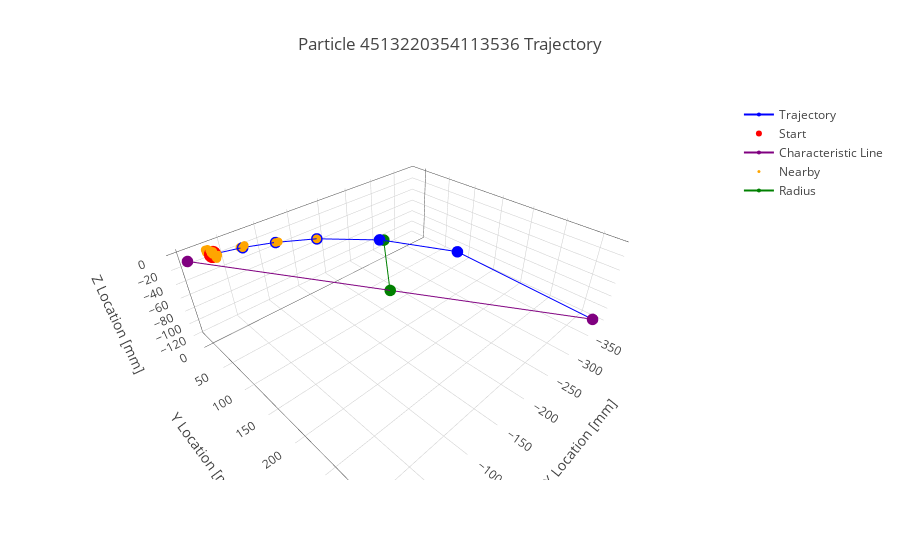

Notebook cell for this chart:
### Markdown cell above
## Plot Everything Together

### Code cell
row = 98

rd,ri = find_rd_ri(row)
solid_angle = solid_angle(rd,ri)
print ('Solid Angle: {0}'. format(solid_angle))

track  = plot_trajectory(row)
start  = plot_starting(row)
line   = plot_characteristic_line(row)
rd     = plot_rd(row)
near   = plot_nearby(row)
layout = plot_chart_attributes(row)

data = []
data.append(track)
data.append(start)
data.append(line)
data.append(near)
data.append(rd)

fig = go.Figure(data = data, layout = layout)
offline.iplot(fig)

### Figure 1 — Plotly figure (JSON) as saved in the notebook; plotly's stock layout.template omitted (floating-point values rounded to 4 significant figures)
{"data": [{"marker": {"color": "blue", "size": 4}, "mode": "lines+markers", "name": "Trajectory", "type": "scatter3d", "x": [-31.31, -70.81, -115.4, -171.5, -258.5, -253.3, -334.8, -380.8], "y": [-7.216, -11.56, -10.3, 1.136, 42.7, 39.2, 120.3, 320.1], "z": [-7.061, -15.91, -25.76, -37.82, -57.58, -56.44, -76.74, -117.7]}, {"marker": {"color": "red", "size": 6}, "mode": "markers", "name": "Start", "type": "scatter3d", "x": [-31.31], "y": [-7.216], "z": [-7.061]}, {"marker": {"color": "purple", "size": 4}, "mode": "lines+markers", "name": "Characteristic Line", "type": "scatter3d", "x": [0, -380.8], "y": [0, 320.1], "z": [0, -117.7]}, {"marker": {"color": "orange", "size": 3}, "mode": "markers", "name": "Nearby", "type": "scatter3d", "x": [-33.38, -30.79, -29.03, -30.56, -29.57, -32.67, -29.27, -28.88, -31.62, -31.31, -30.78, -31.12, -32.15, -34.24, -32.44, -30.61, -30.45, -29.55, -33.42, -29.01, -31.16, -31.12, -31.03, -32.02, -27.87, -28.2, -28.07, -31.21, -30.09, -31.29, -29.34, -30.62, -29.79, -30.04, -28.4, -32.05, -31.93, -31.88, -32.06, -70.81, -71.64, -71.8, -70.53, -70.35, -116.5, -115.4, -171.5, -258.5, -253.3, -258.5, -253.3, -334.8, -380.8], "y": [-1.276, -8.692, -13.74, -9.347, -12.18, -3.322, -13.03, -14.17, -6.332, -7.214, -8.732, -7.746, -4.797, 1.159, -3.988, -9.203, -9.659, -12.23, -1.173, -13.79, -7.643, -7.756, -8.006, -5.172, -16.73, -16.37, -16.52, -13.0, -14.25, -12.91, -15.09, -13.66, -14.59, -14.3, -16.14, -1.168, 1.054, 1.835, -1.239, -11.56, -8.159, -7.518, -17.98, -18.37, -4.833, -10.29, 1.135, 42.69, 39.17, 42.69, 39.17, 120.4, 320.1], "z": [-6.516, -9.091, -8.06, -6.946, -6.974, -6.799, -3.463, -2.572, -10.65, -7.059, -5.915, -4.537, -9.046, -5.722, -6.289, -3.892, -2.19, -8.814, -9.378, -8.376, -6.959, -8.974, -11.16, -2.537, -3.528, -3.528, -6.982, -9.835, -8.348, -6.847, -5.73, -3.843, -2.628, -8.751, -6.597, -9.266, -5.637, -9.204, -6.341, -15.91, -12.21, -11.48, -17.67, -18.37, -23.02, -25.76, -37.82, -58, -56.8, -58, -56.8, -77.2, -118]}, {"marker": {"color": "green", "size": 4}, "mode": "lines+markers", "name": "Radius", "type": "scatter3d", "x": [-258.5, -173.3], "y": [42.7, 145.6], "z": [-57.58, -53.54]}], "layout": {"scene": {"xaxis": {"title": "X Location [mm]"}, "yaxis": {"title": "Y Location [mm]"}, "zaxis": {"title": "Z Location [mm]"}}, "title": "Particle 4513220354113536 Trajectory"}}
